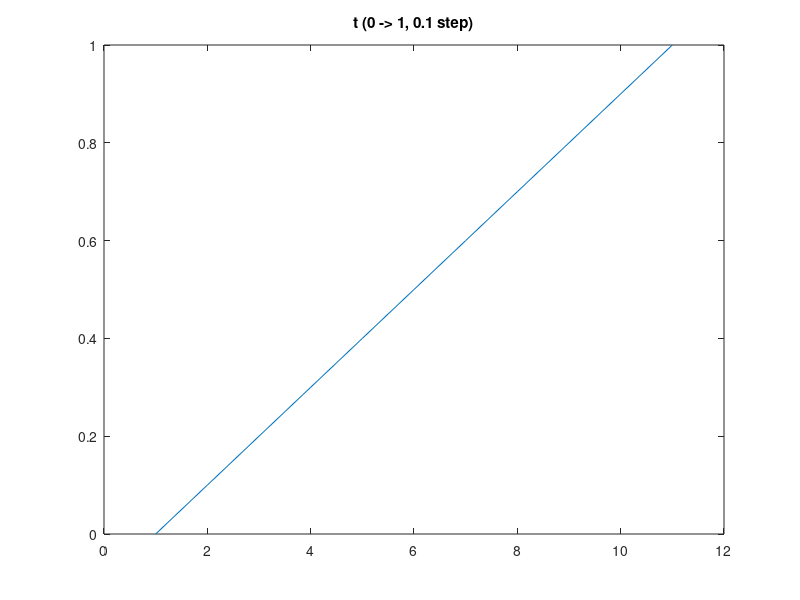

MATLAB code to generate this figure:
t = 2
A = [1 3; 5 6]
u = [2 4 5]
u1 = [4 5 0 2]
u2 = u1 + 3

upol = u1 * t
upol2 = u1 .* u2

length(u1)
size(u1)

A(1, 2)
A(1, 1:2)

% help plot

t = 0:0.1:1;
plot(t);
title("t (0 -> 1, 0.1 step)");

